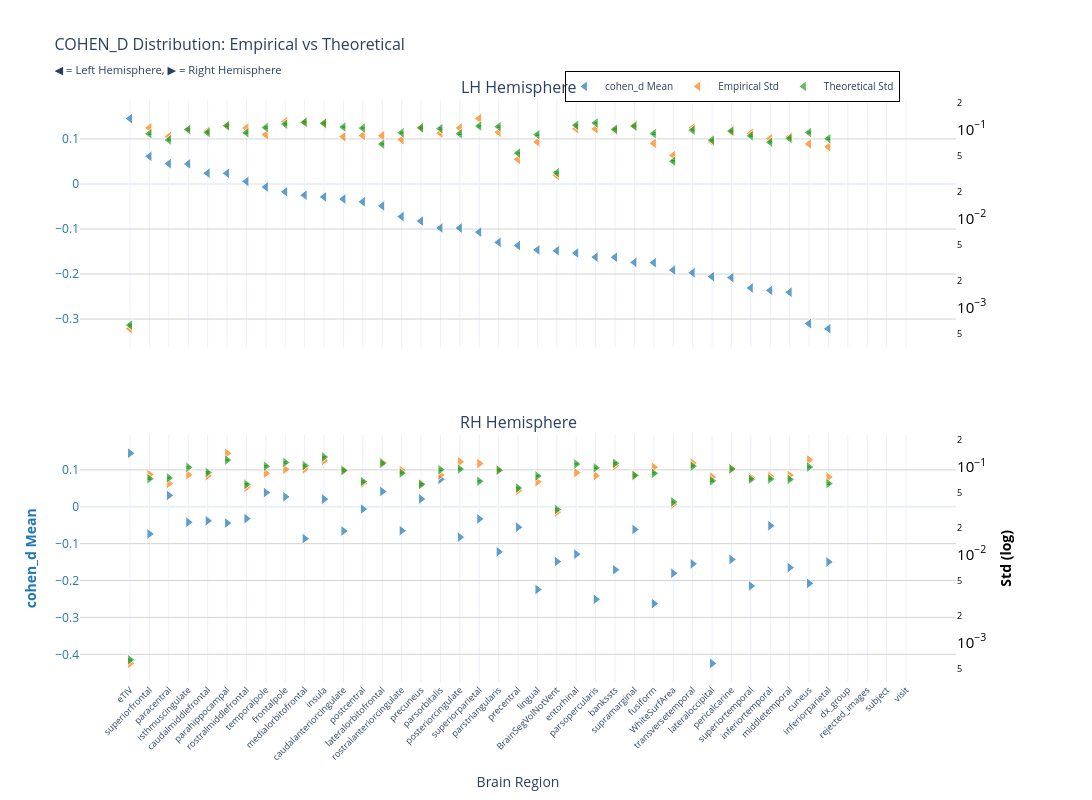
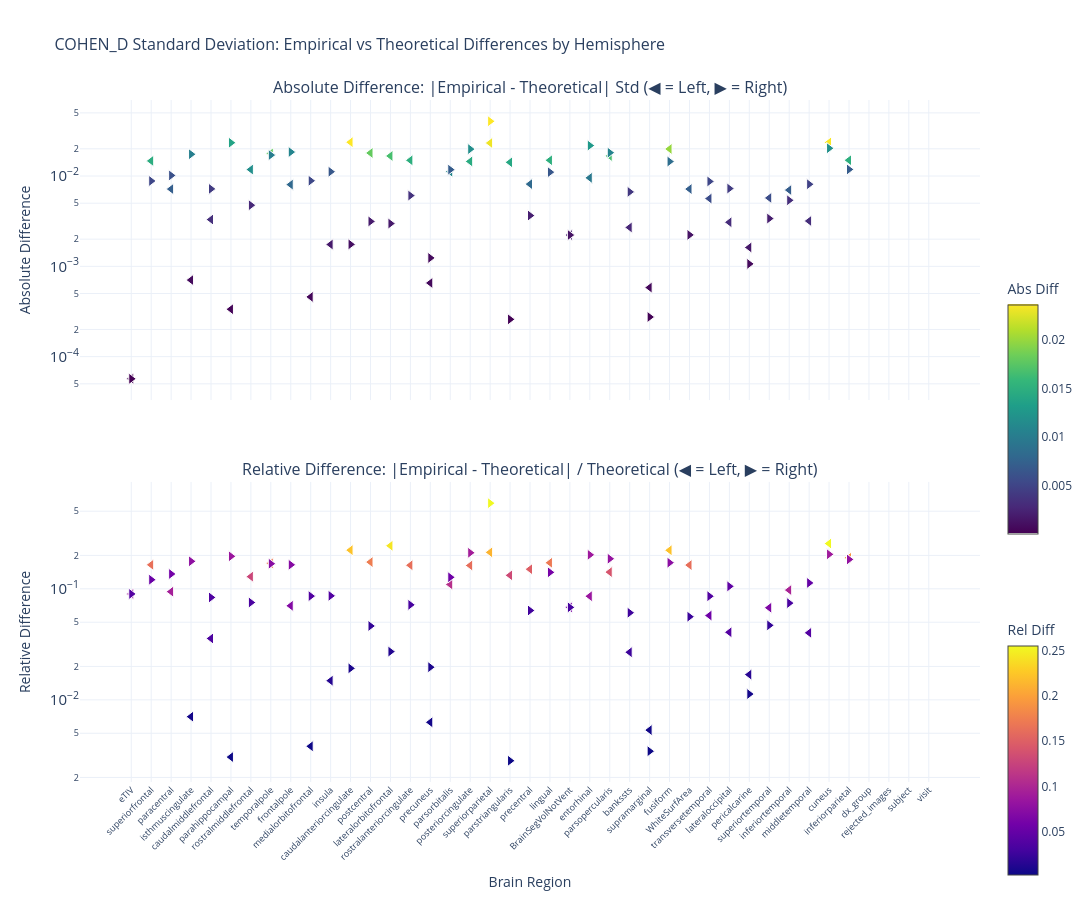

Notebook code cell kept with these figures, in order:
### Markdown cell above
### p-value

### Code cell
nu_nav = df_npvr[(df_npvr["study"] == "longitudinal") & (df_npvr["group"] == "HC-PD")]
data_path = stats_dir / f"cohen_d_longitudinal_{METRIC}.parquet"
df, stats = get_test_stats(
    data_path,
    stat_functions_F,
    nu_nav,
    hemisphere=True,
    study="longitudinal",
    raw_values=True,
)
show_figure(
    stats, hemisphere=True, stat_name="cohen_d", study="longitudinal", metric=METRIC
)

### Figure 1 — Plotly figure (JSON) as saved in the notebook; plotly's stock layout.template omitted (floating-point values rounded to 4 significant figures)
{"data": [{"hovertemplate": "<b>%{x}</b><br>Mean cohen_d: %{y:.2f}<br><extra></extra>", "legendgroup": "mean", "marker": {"color": "#1f77b4", "line": {"color": "white", "width": 1}, "opacity": 0.7, "size": 10, "symbol": "triangle-left"}, "mode": "markers", "name": "cohen_d Mean", "showlegend": true, "type": "scatter", "x": ["eTIV", "superiorfrontal", "paracentral", "isthmuscingulate", "caudalmiddlefrontal", "parahippocampal", "rostralmiddlefrontal", "temporalpole", "frontalpole", "medialorbitofrontal", "insula", "caudalanteriorcingulate", "postcentral", "lateralorbitofrontal", "rostralanteriorcingulate", "precuneus", "parsorbitalis", "posteriorcingulate", "superiorparietal", "parstriangularis", "precentral", "lingual", "BrainSegVolNotVent", "entorhinal", "parsopercularis", "bankssts", "supramarginal", "fusiform", "WhiteSurfArea", "transversetemporal", "lateraloccipital", "pericalcarine", "superiortemporal", "inferiortemporal", "middletemporal", "cuneus", "inferiorparietal", "dx_group", "rejected_images", "subject", "visit"], "xaxis": "x", "y": [0.1452, 0.06137, 0.04514, 0.04462, 0.02393, 0.02367, 0.005677, -0.006589, -0.01745, -0.02482, -0.02873, -0.03349, -0.03959, -0.04867, -0.07246, -0.08241, -0.09775, -0.09783, -0.1069, -0.1296, -0.1366, -0.1465, -0.1484, -0.1532, -0.1624, -0.1627, -0.1742, -0.1748, -0.1911, -0.1969, -0.2058, -0.208, -0.2309, -0.2363, -0.2405, -0.3102, -0.3215, NaN, NaN, NaN, NaN], "yaxis": "y"}, {"hovertemplate": "<b>%{x}</b><br>Empirical Std: %{y:.3f}<br><extra></extra>", "legendgroup": "empirical", "marker": {"color": "#ff7f0e", "line": {"color": "white", "width": 1}, "opacity": 0.7, "size": 10, "symbol": "triangle-left"}, "mode": "markers", "name": "Empirical Std", "showlegend": true, "type": "scatter", "x": ["eTIV", "superiorfrontal", "paracentral", "isthmuscingulate", "caudalmiddlefrontal", "parahippocampal", "rostralmiddlefrontal", "temporalpole", "frontalpole", "medialorbitofrontal", "insula", "caudalanteriorcingulate", "postcentral", "lateralorbitofrontal", "rostralanteriorcingulate", "precuneus", "parsorbitalis", "posteriorcingulate", "superiorparietal", "parstriangularis", "precentral", "lingual", "BrainSegVolNotVent", "entorhinal", "parsopercularis", "bankssts", "supramarginal", "fusiform", "WhiteSurfArea", "transversetemporal", "lateraloccipital", "pericalcarine", "superiortemporal", "inferiortemporal", "middletemporal", "cuneus", "inferiorparietal", "dx_group", "rejected_images", "subject", "visit"], "xaxis": "x", "y": [0.0005753, 0.1041, 0.08318, 0.09916, 0.09554, 0.1101, 0.1033, 0.08713, 0.1223, 0.1196, 0.1155, 0.08251, 0.08536, 0.08493, 0.07657, 0.1035, 0.09071, 0.1039, 0.1321, 0.093, 0.04602, 0.07216, 0.03039, 0.1016, 0.1012, 0.09769, 0.1095, 0.06967, 0.05101, 0.1036, 0.07264, 0.09421, 0.09036, 0.07871, 0.08229, 0.06856, 0.06358, NaN, NaN, NaN, NaN], "yaxis": "y2"}, {"error_y": {"array": [1.256e-05, 0.001776, 0.00151, 0.001984, 0.001833, 0.002181, 0.001819, 0.002085, 0.00227, 0.002386, 0.002329, 0.00211, 0.002054, 0.001356, 0.001818, 0.00207, 0.002024, 0.001775, 0.002163, 0.00213, 0.001076, 0.001731, 0.000648, 0.002209, 0.002343, 0.001995, 0.002164, 0.00178, 0.0008711, 0.001947, 0.001504, 0.001904, 0.001682, 0.001425, 0.001572, 0.00183, 0.001561, NaN, NaN, NaN, NaN], "arrayminus": [1.231e-05, 0.001741, 0.00148, 0.001945, 0.001796, 0.002138, 0.001783, 0.002043, 0.002225, 0.002339, 0.002283, 0.002068, 0.002013, 0.00133, 0.001782, 0.002029, 0.001984, 0.00174, 0.002121, 0.002087, 0.001055, 0.001696, 0.0006352, 0.002165, 0.002296, 0.001955, 0.002122, 0.001745, 0.0008538, 0.001908, 0.001475, 0.001866, 0.001648, 0.001397, 0.001541, 0.001794, 0.00153, NaN, NaN, NaN, NaN], "color": "#2ca02c", "thickness": 1, "type": "data", "visible": true, "width": 2}, "hovertemplate": "<b>%{x}</b><br>Theoretical Std: %{y:.3f}<br><extra></extra>", "legendgroup": "theoretical", "marker": {"color": "#2ca02c", "line": {"color": "white", "width": 1}, "opacity": 0.7, "size": 10, "symbol": "triangle-left"}, "mode": "markers", "name": "Theoretical Std", "showlegend": true, "type": "scatter", "x": ["eTIV", "superiorfrontal", "paracentral", "isthmuscingulate", "caudalmiddlefrontal", "parahippocampal", "rostralmiddlefrontal", "temporalpole", "frontalpole", "medialorbitofrontal", "insula", "caudalanteriorcingulate", "postcentral", "lateralorbitofrontal", "rostralanteriorcingulate", "precuneus", "parsorbitalis", "posteriorcingulate", "superiorparietal", "parstriangularis", "precentral", "lingual", "BrainSegVolNotVent", "entorhinal", "parsopercularis", "bankssts", "supramarginal", "fusiform", "WhiteSurfArea", "transversetemporal", "lateraloccipital", "pericalcarine", "superiortemporal", "inferiortemporal", "middletemporal", "cuneus", "inferiorparietal", "dx_group", "rejected_images", "subject", "visit"], "xaxis": "x", "y": [0.0006321, 0.08939, 0.07601, 0.09986, 0.09224, 0.1098, 0.09154, 0.1049, 0.1142, 0.1201, 0.1172, 0.1062, 0.1034, 0.06827, 0.09148, 0.1042, 0.1019, 0.08936, 0.1089, 0.1072, 0.05416, 0.0871, 0.03261, 0.1112, 0.1179, 0.1004, 0.1089, 0.0896, 0.04384, 0.09797, 0.07572, 0.09583, 0.08464, 0.07172, 0.07911, 0.09211, 0.07854, NaN, NaN, NaN, NaN], "yaxis": "y2"}, {"hovertemplate": "<b>%{x}</b><br>Mean cohen_d: %{y:.2f}<br><extra></extra>", "legendgroup": "mean", "marker": {"color": "#1f77b4", "line": {"color": "white", "width": 1}, "opacity": 0.7, "size": 10, "symbol": "triangle-right"}, "mode": "markers", "name": "cohen_d Mean", "showlegend": false, "type": "scatter", "x": ["eTIV", "parsorbitalis", "lateralorbitofrontal", "temporalpole", "paracentral", "frontalpole", "precuneus", "insula", "postcentral", "rostralmiddlefrontal", "superiorparietal", "caudalmiddlefrontal", "isthmuscingulate", "parahippocampal", "inferiortemporal", "precentral", "supramarginal", "rostralanteriorcingulate", "caudalanteriorcingulate", "superiorfrontal", "posteriorcingulate", "medialorbitofrontal", "parstriangularis", "entorhinal", "pericalcarine", "BrainSegVolNotVent", "inferiorparietal", "transversetemporal", "middletemporal", "bankssts", "WhiteSurfArea", "cuneus", "superiortemporal", "lingual", "parsopercularis", "fusiform", "lateraloccipital", "dx_group", "rejected_images", "subject", "visit"], "xaxis": "x2", "y": [0.1452, 0.07448, 0.04164, 0.0387, 0.0309, 0.02706, 0.02128, 0.02078, -0.006245, -0.0321, -0.03281, -0.03803, -0.04176, -0.04407, -0.05124, -0.05547, -0.06159, -0.06471, -0.06564, -0.07361, -0.08225, -0.08635, -0.1221, -0.1284, -0.1428, -0.1484, -0.1494, -0.1547, -0.1649, -0.1707, -0.1803, -0.2077, -0.2146, -0.2243, -0.2509, -0.2625, -0.4246, NaN, NaN, NaN, NaN], "yaxis": "y3"}, {"hovertemplate": "<b>%{x}</b><br>Empirical Std: %{y:.3f}<br><extra></extra>", "legendgroup": "empirical", "marker": {"color": "#ff7f0e", "line": {"color": "white", "width": 1}, "opacity": 0.7, "size": 10, "symbol": "triangle-right"}, "mode": "markers", "name": "Empirical Std", "showlegend": false, "type": "scatter", "x": ["eTIV", "parsorbitalis", "lateralorbitofrontal", "temporalpole", "paracentral", "frontalpole", "precuneus", "insula", "postcentral", "rostralmiddlefrontal", "superiorparietal", "caudalmiddlefrontal", "isthmuscingulate", "parahippocampal", "inferiortemporal", "precentral", "supramarginal", "rostralanteriorcingulate", "caudalanteriorcingulate", "superiorfrontal", "posteriorcingulate", "medialorbitofrontal", "parstriangularis", "entorhinal", "pericalcarine", "BrainSegVolNotVent", "inferiorparietal", "transversetemporal", "middletemporal", "bankssts", "WhiteSurfArea", "cuneus", "superiortemporal", "lingual", "parsopercularis", "fusiform", "lateraloccipital", "dx_group", "rejected_images", "subject", "visit"], "xaxis": "x2", "y": [0.0005753, 0.08079, 0.1123, 0.08421, 0.06447, 0.09352, 0.06415, 0.1179, 0.06474, 0.05834, 0.1088, 0.0789, 0.08106, 0.1424, 0.07779, 0.05356, 0.07996, 0.09073, 0.08928, 0.08175, 0.1139, 0.09423, 0.09121, 0.08567, 0.09536, 0.03039, 0.07613, 0.1102, 0.07988, 0.1028, 0.03751, 0.1195, 0.07544, 0.06736, 0.07906, 0.09852, 0.07632, NaN, NaN, NaN, NaN], "yaxis": "y4"}, {"error_y": {"array": [1.256e-05, 0.001839, 0.002173, 0.002012, 0.001483, 0.002224, 0.00125, 0.002564, 0.001349, 0.001253, 0.001359, 0.001711, 0.001957, 0.002365, 0.001439, 0.001137, 0.001583, 0.001682, 0.001809, 0.001449, 0.001869, 0.002048, 0.001817, 0.002134, 0.001874, 0.000648, 0.001278, 0.002017, 0.001426, 0.002176, 0.0007895, 0.001972, 0.001432, 0.001558, 0.001931, 0.00167, 0.001372, NaN, NaN, NaN, NaN], "arrayminus": [1.231e-05, 0.001802, 0.00213, 0.001972, 0.001453, 0.00218, 0.001225, 0.002513, 0.001322, 0.001229, 0.001332, 0.001677, 0.001918, 0.002318, 0.00141, 0.001114, 0.001552, 0.001649, 0.001773, 0.001421, 0.001832, 0.002008, 0.001781, 0.002092, 0.001836, 0.0006352, 0.001252, 0.001977, 0.001398, 0.002133, 0.0007739, 0.001932, 0.001403, 0.001527, 0.001893, 0.001637, 0.001345, NaN, NaN, NaN, NaN], "color": "#2ca02c", "thickness": 1, "type": "data", "visible": true, "width": 2}, "hovertemplate": "<b>%{x}</b><br>Theoretical Std: %{y:.3f}<br><extra></extra>", "legendgroup": "theoretical", "marker": {"color": "#2ca02c", "line": {"color": "white", "width": 1}, "opacity": 0.7, "size": 10, "symbol": "triangle-right"}, "mode": "markers", "name": "Theoretical Std", "showlegend": false, "type": "scatter", "x": ["eTIV", "parsorbitalis", "lateralorbitofrontal", "temporalpole", "paracentral", "frontalpole", "precuneus", "insula", "postcentral", "rostralmiddlefrontal", "superiorparietal", "caudalmiddlefrontal", "isthmuscingulate", "parahippocampal", "inferiortemporal", "precentral", "supramarginal", "rostralanteriorcingulate", "caudalanteriorcingulate", "superiorfrontal", "posteriorcingulate", "medialorbitofrontal", "parstriangularis", "entorhinal", "pericalcarine", "BrainSegVolNotVent", "inferiorparietal", "transversetemporal", "middletemporal", "bankssts", "WhiteSurfArea", "cuneus", "superiortemporal", "lingual", "parsopercularis", "fusiform", "lateraloccipital", "dx_group", "rejected_images", "subject", "visit"], "xaxis": "x2", "y": [0.0006321, 0.09255, 0.1094, 0.1012, 0.07462, 0.1119, 0.06291, 0.129, 0.06788, 0.06309, 0.06838, 0.0861, 0.09848, 0.119, 0.0724, 0.05721, 0.07969, 0.08466, 0.09103, 0.07294, 0.09405, 0.1031, 0.09147, 0.1074, 0.0943, 0.03261, 0.0643, 0.1015, 0.07177, 0.1095, 0.03974, 0.09923, 0.07206, 0.0784, 0.09719, 0.08407, 0.06905, NaN, NaN, NaN, NaN], "yaxis": "y4"}], "layout": {"annotations": [{"font": {"size": 16}, "showarrow": false, "text": "LH Hemisphere", "x": 0.47, "xanchor": "center", "xref": "paper", "y": 1.0, "yanchor": "bottom", "yref": "paper"}, {"font": {"size": 16}, "showarrow": false, "text": "RH Hemisphere", "x": 0.47, "xanchor": "center", "xref": "paper", "y": 0.425, "yanchor": "bottom", "yref": "paper"}], "height": 800, "hovermode": "x", "legend": {"bgcolor": "rgba(255, 255, 255, 0.9)", "bordercolor": "black", "borderwidth": 1, "font": {"size": 10}, "orientation": "h", "x": 0.7, "xanchor": "center", "y": 1.05}, "title": {"font": {"size": 16}, "text": "COHEN_D Distribution: Empirical vs Theoretical<br><sub>◀ = Left Hemisphere, ▶ = Right Hemisphere</sub>"}, "width": 1400, "xaxis": {"anchor": "y", "domain": [0.0, 0.94], "matches": "x2", "showticklabels": false}, "xaxis2": {"anchor": "y3", "domain": [0.0, 0.94], "tickangle": -45, "tickfont": {"size": 9}, "title": {"text": "Brain Region"}}, "yaxis": {"anchor": "x", "domain": [0.575, 1.0], "gridcolor": "lightgray", "showgrid": true, "tickfont": {"color": "#1f77b4"}, "title": {"font": {"color": "#1f77b4"}, "text": ""}}, "yaxis2": {"anchor": "x", "exponentformat": "power", "overlaying": "y", "showgrid": false, "side": "right", "tickfont": {"color": "black"}, "title": {"font": {"color": "black"}, "text": ""}, "type": "log"}, "yaxis3": {"anchor": "x2", "domain": [0.0, 0.425], "gridcolor": "lightgray", "showgrid": true, "tickfont": {"color": "#1f77b4"}, "title": {"font": {"color": "#1f77b4"}, "text": "<b>cohen_d Mean</b>"}}, "yaxis4": {"anchor": "x2", "exponentformat": "power", "overlaying": "y3", "showgrid": false, "side": "right", "tickfont": {"color": "black"}, "title": {"font": {"color": "black"}, "text": "<b>Std (log)</b>"}, "type": "log"}}}

### Figure 2 — Plotly figure (JSON) as saved in the notebook; plotly's stock layout.template omitted (floating-point values rounded to 4 significant figures)
{"data": [{"hovertemplate": "<b>%{x}</b><br>Hemisphere: %{text}<br>Abs Diff: %{y:.4f}<br><extra></extra>", "legendgroup": "abs_lh", "marker": {"color": [5.68e-05, 0.01469, 0.007165, 0.0007044, 0.003294, 0.000335, 0.01178, 0.01778, 0.008029, 0.0004585, 0.001744, 0.02368, 0.01799, 0.01666, 0.01491, 0.0006539, 0.01116, 0.0145, 0.02319, 0.01418, 0.008133, 0.01495, 0.002219, 0.009537, 0.01667, 0.002695, 0.0005817, 0.01993, 0.007169, 0.005627, 0.003074, 0.001617, 0.005718, 0.006986, 0.003175, 0.02354, 0.01496, NaN, NaN, NaN, NaN], "colorbar": {"len": 0.4, "title": {"text": "Abs Diff"}, "y": 0.75, "yanchor": "top"}, "colorscale": [[0.0, "#440154"], [0.1111, "#482878"], [0.2222, "#3e4989"], [0.3333, "#31688e"], [0.4444, "#26828e"], [0.5556, "#1f9e89"], [0.6667, "#35b779"], [0.7778, "#6ece58"], [0.8889, "#b5de2b"], [1.0, "#fde725"]], "line": {"color": "white", "width": 1}, "showscale": true, "size": 10, "symbol": "triangle-left"}, "mode": "markers", "name": "Absolute (lh)", "showlegend": false, "text": ["lh", "lh", "lh", "lh", "lh", "lh", "lh", "lh", "lh", "lh", "lh", "lh", "lh", "lh", "lh", "lh", "lh", "lh", "lh", "lh", "lh", "lh", "lh", "lh", "lh", "lh", "lh", "lh", "lh", "lh", "lh", "lh", "lh", "lh", "lh", "lh", "lh", "lh", "lh", "lh", "lh"], "type": "scatter", "x": ["eTIV", "superiorfrontal", "paracentral", "isthmuscingulate", "caudalmiddlefrontal", "parahippocampal", "rostralmiddlefrontal", "temporalpole", "frontalpole", "medialorbitofrontal", "insula", "caudalanteriorcingulate", "postcentral", "lateralorbitofrontal", "rostralanteriorcingulate", "precuneus", "parsorbitalis", "posteriorcingulate", "superiorparietal", "parstriangularis", "precentral", "lingual", "BrainSegVolNotVent", "entorhinal", "parsopercularis", "bankssts", "supramarginal", "fusiform", "WhiteSurfArea", "transversetemporal", "lateraloccipital", "pericalcarine", "superiortemporal", "inferiortemporal", "middletemporal", "cuneus", "inferiorparietal", "dx_group", "rejected_images", "subject", "visit"], "xaxis": "x", "y": [5.68e-05, 0.01469, 0.007165, 0.0007044, 0.003294, 0.000335, 0.01178, 0.01778, 0.008029, 0.0004585, 0.001744, 0.02368, 0.01799, 0.01666, 0.01491, 0.0006539, 0.01116, 0.0145, 0.02319, 0.01418, 0.008133, 0.01495, 0.002219, 0.009537, 0.01667, 0.002695, 0.0005817, 0.01993, 0.007169, 0.005627, 0.003074, 0.001617, 0.005718, 0.006986, 0.003175, 0.02354, 0.01496, NaN, NaN, NaN, NaN], "yaxis": "y"}, {"hovertemplate": "<b>%{x}</b><br>Hemisphere: %{text}<br>Rel Diff: %{y:.2%}<br><extra></extra>", "legendgroup": "rel_lh", "marker": {"color": [0.08986, 0.1644, 0.09427, 0.007054, 0.03572, 0.003052, 0.1287, 0.1695, 0.07028, 0.003818, 0.01488, 0.223, 0.174, 0.2441, 0.163, 0.006278, 0.1096, 0.1623, 0.2129, 0.1323, 0.1502, 0.1716, 0.06805, 0.08579, 0.1414, 0.02685, 0.00534, 0.2224, 0.1635, 0.05744, 0.0406, 0.01688, 0.06756, 0.09739, 0.04013, 0.2556, 0.1904, NaN, NaN, NaN, NaN], "colorbar": {"len": 0.4, "title": {"text": "Rel Diff"}, "y": 0.25, "yanchor": "top"}, "colorscale": [[0.0, "#0d0887"], [0.1111, "#46039f"], [0.2222, "#7201a8"], [0.3333, "#9c179e"], [0.4444, "#bd3786"], [0.5556, "#d8576b"], [0.6667, "#ed7953"], [0.7778, "#fb9f3a"], [0.8889, "#fdca26"], [1.0, "#f0f921"]], "line": {"color": "white", "width": 1}, "showscale": true, "size": 10, "symbol": "triangle-left"}, "mode": "markers", "name": "Relative (lh)", "showlegend": false, "text": ["lh", "lh", "lh", "lh", "lh", "lh", "lh", "lh", "lh", "lh", "lh", "lh", "lh", "lh", "lh", "lh", "lh", "lh", "lh", "lh", "lh", "lh", "lh", "lh", "lh", "lh", "lh", "lh", "lh", "lh", "lh", "lh", "lh", "lh", "lh", "lh", "lh", "lh", "lh", "lh", "lh"], "type": "scatter", "x": ["eTIV", "superiorfrontal", "paracentral", "isthmuscingulate", "caudalmiddlefrontal", "parahippocampal", "rostralmiddlefrontal", "temporalpole", "frontalpole", "medialorbitofrontal", "insula", "caudalanteriorcingulate", "postcentral", "lateralorbitofrontal", "rostralanteriorcingulate", "precuneus", "parsorbitalis", "posteriorcingulate", "superiorparietal", "parstriangularis", "precentral", "lingual", "BrainSegVolNotVent", "entorhinal", "parsopercularis", "bankssts", "supramarginal", "fusiform", "WhiteSurfArea", "transversetemporal", "lateraloccipital", "pericalcarine", "superiortemporal", "inferiortemporal", "middletemporal", "cuneus", "inferiorparietal", "dx_group", "rejected_images", "subject", "visit"], "xaxis": "x2", "y": [0.08986, 0.1644, 0.09427, 0.007054, 0.03572, 0.003052, 0.1287, 0.1695, 0.07028, 0.003818, 0.01488, 0.223, 0.174, 0.2441, 0.163, 0.006278, 0.1096, 0.1623, 0.2129, 0.1323, 0.1502, 0.1716, 0.06805, 0.08579, 0.1414, 0.02685, 0.00534, 0.2224, 0.1635, 0.05744, 0.0406, 0.01688, 0.06756, 0.09739, 0.04013, 0.2556, 0.1904, NaN, NaN, NaN, NaN], "yaxis": "y2"}, {"hovertemplate": "<b>%{x}</b><br>Hemisphere: %{text}<br>Abs Diff: %{y:.4f}<br><extra></extra>", "legendgroup": "abs_rh", "marker": {"color": [5.68e-05, 0.01176, 0.002974, 0.01704, 0.01015, 0.01841, 0.001238, 0.01115, 0.003141, 0.00475, 0.04038, 0.007201, 0.01741, 0.02335, 0.005382, 0.003649, 0.0002746, 0.006069, 0.001749, 0.008807, 0.01985, 0.008858, 0.0002587, 0.02172, 0.001064, 0.002219, 0.01182, 0.008706, 0.008107, 0.006668, 0.002228, 0.02028, 0.003379, 0.01103, 0.01813, 0.01445, 0.007264, NaN, NaN, NaN, NaN], "colorbar": {"len": 0.4, "title": {"text": "Abs Diff"}, "y": 0.75, "yanchor": "top"}, "colorscale": [[0.0, "#440154"], [0.1111, "#482878"], [0.2222, "#3e4989"], [0.3333, "#31688e"], [0.4444, "#26828e"], [0.5556, "#1f9e89"], [0.6667, "#35b779"], [0.7778, "#6ece58"], [0.8889, "#b5de2b"], [1.0, "#fde725"]], "line": {"color": "white", "width": 1}, "showscale": false, "size": 10, "symbol": "triangle-right"}, "mode": "markers", "name": "Absolute (rh)", "showlegend": false, "text": ["rh", "rh", "rh", "rh", "rh", "rh", "rh", "rh", "rh", "rh", "rh", "rh", "rh", "rh", "rh", "rh", "rh", "rh", "rh", "rh", "rh", "rh", "rh", "rh", "rh", "rh", "rh", "rh", "rh", "rh", "rh", "rh", "rh", "rh", "rh", "rh", "rh", "rh", "rh", "rh", "rh"], "type": "scatter", "x": ["eTIV", "parsorbitalis", "lateralorbitofrontal", "temporalpole", "paracentral", "frontalpole", "precuneus", "insula", "postcentral", "rostralmiddlefrontal", "superiorparietal", "caudalmiddlefrontal", "isthmuscingulate", "parahippocampal", "inferiortemporal", "precentral", "supramarginal", "rostralanteriorcingulate", "caudalanteriorcingulate", "superiorfrontal", "posteriorcingulate", "medialorbitofrontal", "parstriangularis", "entorhinal", "pericalcarine", "BrainSegVolNotVent", "inferiorparietal", "transversetemporal", "middletemporal", "bankssts", "WhiteSurfArea", "cuneus", "superiortemporal", "lingual", "parsopercularis", "fusiform", "lateraloccipital", "dx_group", "rejected_images", "subject", "visit"], "xaxis": "x", "y": [5.68e-05, 0.01176, 0.002974, 0.01704, 0.01015, 0.01841, 0.001238, 0.01115, 0.003141, 0.00475, 0.04038, 0.007201, 0.01741, 0.02335, 0.005382, 0.003649, 0.0002746, 0.006069, 0.001749, 0.008807, 0.01985, 0.008858, 0.0002587, 0.02172, 0.001064, 0.002219, 0.01182, 0.008706, 0.008107, 0.006668, 0.002228, 0.02028, 0.003379, 0.01103, 0.01813, 0.01445, 0.007264, NaN, NaN, NaN, NaN], "yaxis": "y"}, {"hovertemplate": "<b>%{x}</b><br>Hemisphere: %{text}<br>Rel Diff: %{y:.2%}<br><extra></extra>", "legendgroup": "rel_rh", "marker": {"color": [0.08986, 0.127, 0.0272, 0.1683, 0.136, 0.1645, 0.01968, 0.08642, 0.04627, 0.0753, 0.5905, 0.08363, 0.1768, 0.1962, 0.07433, 0.06377, 0.003446, 0.07168, 0.01922, 0.1208, 0.211, 0.08593, 0.002829, 0.2023, 0.01128, 0.06805, 0.1839, 0.08575, 0.113, 0.0609, 0.05606, 0.2044, 0.04689, 0.1407, 0.1865, 0.1719, 0.1052, NaN, NaN, NaN, NaN], "colorbar": {"len": 0.4, "title": {"text": "Rel Diff"}, "y": 0.25, "yanchor": "top"}, "colorscale": [[0.0, "#0d0887"], [0.1111, "#46039f"], [0.2222, "#7201a8"], [0.3333, "#9c179e"], [0.4444, "#bd3786"], [0.5556, "#d8576b"], [0.6667, "#ed7953"], [0.7778, "#fb9f3a"], [0.8889, "#fdca26"], [1.0, "#f0f921"]], "line": {"color": "white", "width": 1}, "showscale": false, "size": 10, "symbol": "triangle-right"}, "mode": "markers", "name": "Relative (rh)", "showlegend": false, "text": ["rh", "rh", "rh", "rh", "rh", "rh", "rh", "rh", "rh", "rh", "rh", "rh", "rh", "rh", "rh", "rh", "rh", "rh", "rh", "rh", "rh", "rh", "rh", "rh", "rh", "rh", "rh", "rh", "rh", "rh", "rh", "rh", "rh", "rh", "rh", "rh", "rh", "rh", "rh", "rh", "rh"], "type": "scatter", "x": ["eTIV", "parsorbitalis", "lateralorbitofrontal", "temporalpole", "paracentral", "frontalpole", "precuneus", "insula", "postcentral", "rostralmiddlefrontal", "superiorparietal", "caudalmiddlefrontal", "isthmuscingulate", "parahippocampal", "inferiortemporal", "precentral", "supramarginal", "rostralanteriorcingulate", "caudalanteriorcingulate", "superiorfrontal", "posteriorcingulate", "medialorbitofrontal", "parstriangularis", "entorhinal", "pericalcarine", "BrainSegVolNotVent", "inferiorparietal", "transversetemporal", "middletemporal", "bankssts", "WhiteSurfArea", "cuneus", "superiortemporal", "lingual", "parsopercularis", "fusiform", "lateraloccipital", "dx_group", "rejected_images", "subject", "visit"], "xaxis": "x2", "y": [0.08986, 0.127, 0.0272, 0.1683, 0.136, 0.1645, 0.01968, 0.08642, 0.04627, 0.0753, 0.5905, 0.08363, 0.1768, 0.1962, 0.07433, 0.06377, 0.003446, 0.07168, 0.01922, 0.1208, 0.211, 0.08593, 0.002829, 0.2023, 0.01128, 0.06805, 0.1839, 0.08575, 0.113, 0.0609, 0.05606, 0.2044, 0.04689, 0.1407, 0.1865, 0.1719, 0.1052, NaN, NaN, NaN, NaN], "yaxis": "y2"}], "layout": {"annotations": [{"font": {"size": 16}, "showarrow": false, "text": "Absolute Difference: |Empirical - Theoretical| Std (◀ = Left, ▶ = Right)", "x": 0.5, "xanchor": "center", "xref": "paper", "y": 1.0, "yanchor": "bottom", "yref": "paper"}, {"font": {"size": 16}, "showarrow": false, "text": "Relative Difference: |Empirical - Theoretical| / Theoretical (◀ = Left, ▶ = Right)", "x": 0.5, "xanchor": "center", "xref": "paper", "y": 0.44, "yanchor": "bottom", "yref": "paper"}], "height": 900, "hovermode": "x unified", "showlegend": false, "title": {"font": {"size": 16}, "text": "COHEN_D Standard Deviation: Empirical vs Theoretical Differences by Hemisphere"}, "width": 1400, "xaxis": {"anchor": "y", "domain": [0.0, 1.0], "showticklabels": false}, "xaxis2": {"anchor": "y2", "domain": [0.0, 1.0], "tickangle": -45, "tickfont": {"size": 9}, "title": {"text": "Brain Region"}}, "yaxis": {"anchor": "x", "domain": [0.56, 1.0], "exponentformat": "power", "title": {"text": "Absolute Difference"}, "type": "log"}, "yaxis2": {"anchor": "x2", "domain": [0.0, 0.44], "exponentformat": "power", "title": {"text": "Relative Difference"}, "type": "log"}}}
